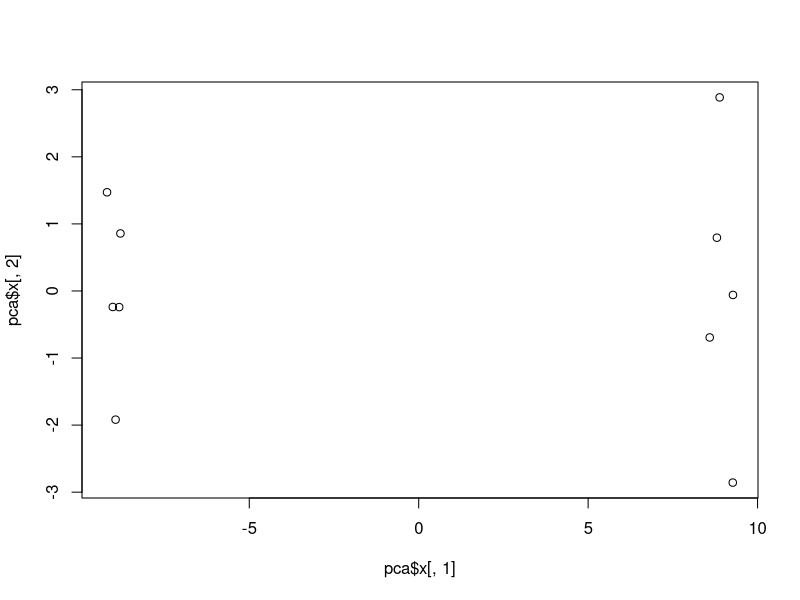
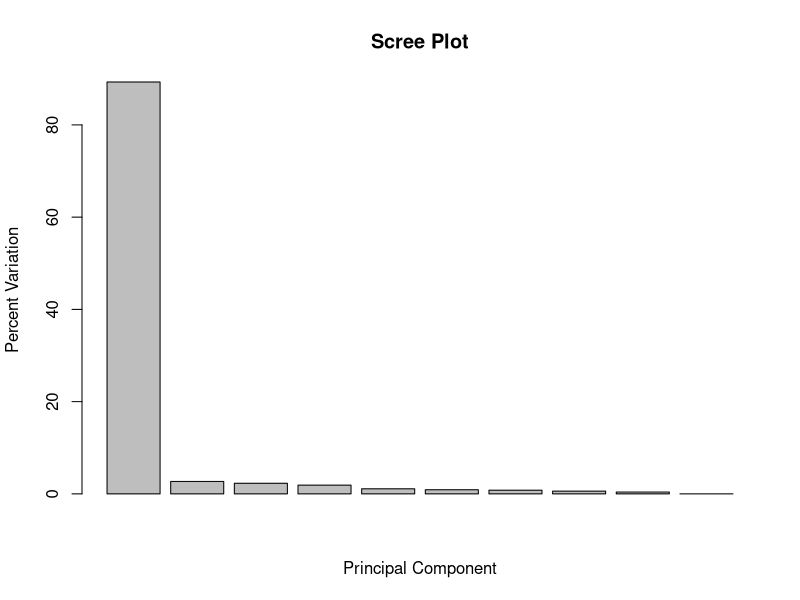
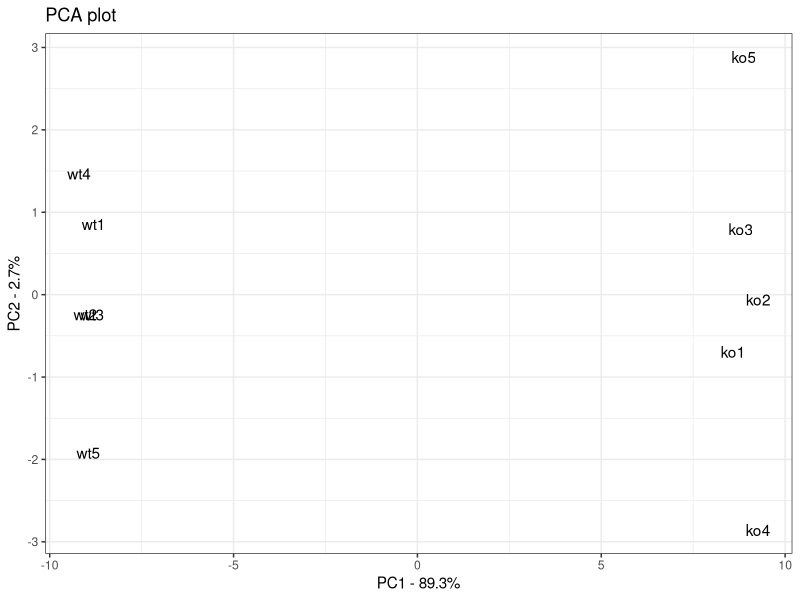

Write R code to recreate these figures, in order.
# Grab the required packages. Install first if needed.
list_of_packages <- c("ggplot2", "conflicted")

# Extract not installed packages
not_installed <- list_of_packages[!(list_of_packages %in% installed.packages()[, "Package"])]
if (length(not_installed)) install.packages(not_installed)

# Create made-up data.
data_matrix <- matrix(nrow = 100, ncol = 10)

# Let wt represent wild type (i.e. actual, everyday samples).
# Let ko represent knock-out samples (i.e. samples with knocked out genes).
colnames(data_matrix) <- c(
  paste("wt", 1:5, sep = ""),
  paste("ko", 1:5, sep = "")
)

# Name samples gene1, gene2 etc.
rownames(data_matrix) <- paste("gene", 1:100, sep = "")

# Give fake read counts to the genes.
# Poisson ditribution instead of
for (i in 1:100) {
  # Since we're using made-up data, we can use the Poisson Distribution
  # instead of the negative Binomial Distribution for simplicity.
  wt.values <- rpois(5, lambda = sample(x = 10:1000, size = 1))
  ko.values <- rpois(5, lambda = sample(x = 10:1000, size = 1))

  data_matrix[i, ] <- c(wt.values, ko.values)
}

# Samples are columns, genes are rows. Transpose to make data compatible with prcomp().
# head(data_matrix)
dim(data_matrix)
data_matrix <- t(data_matrix)
dim(data_matrix)

# Now we can test run PCA on our data.
pca <- prcomp(data_matrix, scale = TRUE)

# Test plot using the two first principal components (out of 10 total).
# The 1st account for the most variation, 2nd PC for second most etc.
plot(pca$x[, 1], pca$x[, 2])

# From the plot we could easily identify two clusters, each on opposite sides of the 1st PC's axis (x-axis).
# Get variation for each PC.
pca_var <- (pca$sdev)^2

# Calculate percentage of total variation for each PC.
pca_var_prc <- round(pca_var / sum(pca_var) * 100, 1)

# From the following plot, we see that PC1 accounts for almost all variation in the data:
barplot(pca_var_prc, main = "Scree Plot", xlab = "Principal Component", ylab = "Percent Variation")

# If we want to investigate X/Y-coordinates for PCs 1 and 2, put them in dataframe.
pca_df <- data.frame(
  Sample = rownames(pca$x),
  X = pca$x[, 1],
  Y = pca$x[, 2]
)
pca_df

# Plot PCs 1 and 2 using ggplot this time. Note variations on axes.
ggplot2::ggplot(data = pca_df, ggplot2::aes(x = X, y = Y, label = Sample)) +
  ggplot2::geom_text() +
  ggplot2::xlab(paste("PC1 - ", pca_var_prc[1], "%", sep = "")) +
  ggplot2::ylab(paste("PC2 - ", pca_var_prc[2], "%", sep = "")) +
  ggplot2::theme_bw() + # Make background white.
  ggplot2::ggtitle("PCA plot")

# Check loading scores to determine which genes have the largest effect on where samples are plotted.
# Focus on PC1 since it has the by far highest variation.
loading_scores <- pca$rotation[, 1]

# Genes pushing samples to the left have large negative values and vice versa.
gene_scores <- abs(loading_scores)

gene_score_ranked <- sort(gene_scores, decreasing = TRUE)
top_10_genes <- names(gene_score_ranked[1:10])
top_10_genes

# If we want to see the signs:
pca$rotation[top_10_genes, 1]
